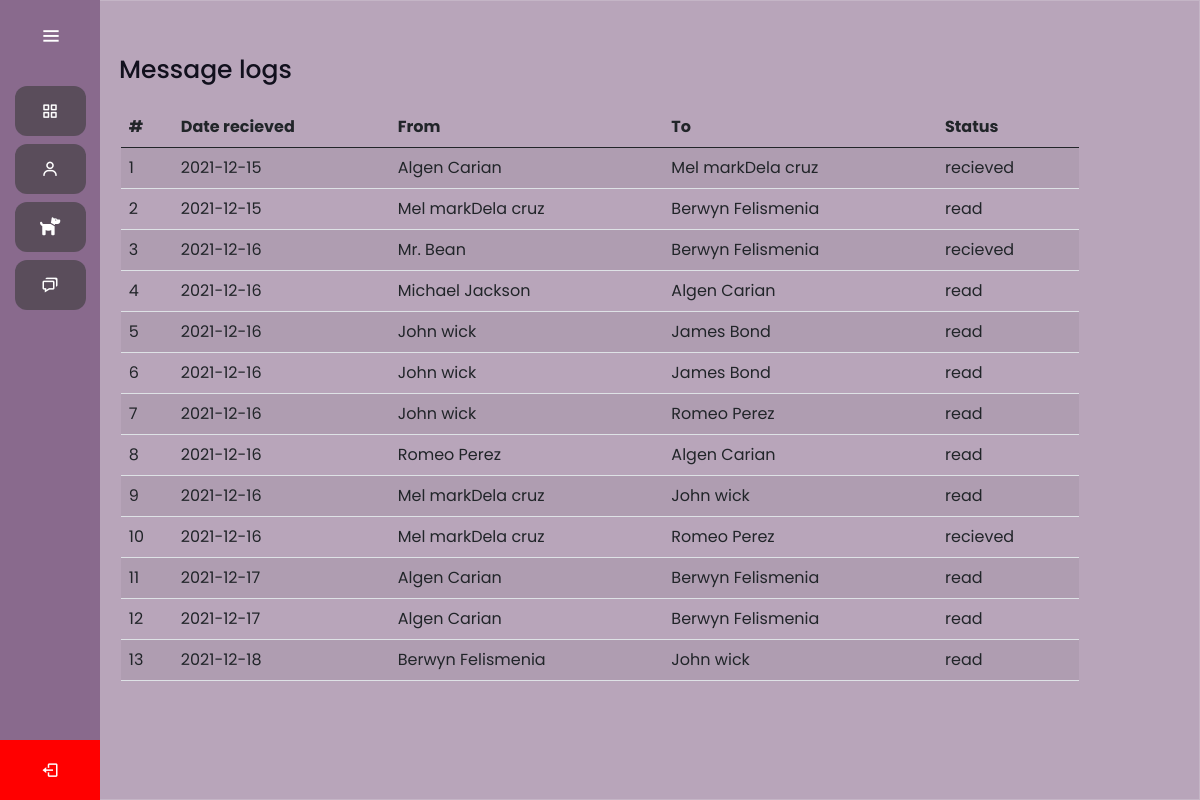
Page /IT-Elective-1/admin/message_logs.php on the committed database.
### tables this page shows
CREATE TABLE `message_table` (
  `mess_id` int(11) NOT NULL,
  `sender` int(11) NOT NULL,
  `receiver` int(11) NOT NULL,
  `content` varchar(100) NOT NULL,
  `message_status` varchar(20) NOT NULL,
  `date_recieve` date NOT NULL
);

CREATE TABLE `user_table` (
  `user_id` int(11) NOT NULL,
  `user_fullname` varchar(30) NOT NULL,
  `user_image` varchar(30) NOT NULL,
  `user_address` varchar(50) NOT NULL,
  `user_email` varchar(30) NOT NULL,
  `user_cn` varchar(30) NOT NULL,
  `password` varchar(30) NOT NULL
);

### IT-Elective-1/admin/message_logs.php (the view, shortened to what this page needs)
<?php
include "API/config.php";
$sql =  "SELECT * FROM message_table INNER JOIN user_table ON message_table.sender = user_table.user_id ORDER BY message_table.date_recieve ASC";
$message_logs = mysqli_query($conn,$sql);
?>
<!DOCTYPE html>
<html lang="en" dir="ltr">
<head>
    <link rel = "stylesheet" href = "style.css">
    <link href="https://cdn.jsdelivr.net/npm/bootstrap@5.0.2/dist/css/bootstrap.min.css" rel="stylesheet">
    <link rel="stylesheet" href="https://cdn.jsdelivr.net/npm/boxicons@latest/css/boxicons.min.css">
</head>
<body id = "boody">
    <div class="sidebar" style = "padding-left: 0;">
        <div class="logo-details">
            <i class='bx bx-menu' id="btn"></i>
        </div>
        <ul class="nav-list" style = "padding-left: 15px;">
          <li>
          <a href="dashboard.php">
              <i class='bx bx-grid-alt'></i>
          </a>
          </li>
          <li>
              <a href="user.php">
                  <i class='bx bx-user' ></i>
              </a>
          </li>
          <li>
              <a href="pet.php">
                  <i class="fas fa-dog"></i>
              </a>
          </li>
          <li>
          <a href="message_logs.php">
              <i class='bx bx-chat' ></i>
          </a>
          </li>
          <a href = "/">
              <li class="profile">
                  <div class = "text_logout">Log-Out</div>
                  <i class='bx bx-log-out' id="log_out" ></i>
              </li>
          </a>
      </ul>
      </div>
      <section class="home-section">
          <div class="text_forums">Message logs</div>
          <br><center>
          <table class="table table-striped" style="width:80%;">
			  <thead lass="thead-dark">
                <tr>
                    <th>#</th>
                    <th>Date recieved</th>
                    <th>From</th>
                    <th>To</th>
                    <th>Status</th>
                </tr>
              </thead>
              <tbody>
                  <?php
                  $count = 0 ;
                  while($row=mysqli_fetch_array($message_logs)){
                    $count += 1;
                    $receiver = $row['receiver'];
                    $sender = $row['sender'];
                  ?>
                <tr>
                    <td><?=$count?></td>
                    <td><?=$row['date_recieve']?></td>
                    <td>
                        <?php
                                $sql2 =  "SELECT * FROM user_table WHERE user_id = $sender ";
                                $to = mysqli_query($conn,$sql2);
                                while($rows=mysqli_fetch_array($to)){
                                    echo $rows['user_fullname'];
                                }
                            ?>
                    </td>
                    <td>
                        <?php
                                $sql2 =  "SELECT * FROM user_table WHERE user_id = $receiver ";
                                $to = mysqli_query($conn,$sql2);
                                while($rows=mysqli_fetch_array($to)){
                                    echo $rows['user_fullname'];
                                }
                            ?>
                    </td>
                    <td><?=$row['message_status']?></td>
                </tr>
                <?php } ?>
              </tbody>
          </table>
      </section>
</body>
</html>

### IT-Elective-1/admin/style.css (style rules this page uses)
* { margin: 0; padding: 0; box-sizing: border-box; font-family: "Poppins" , sans-serif; }
.sidebar { position: fixed; left: 0; top: 0; height: 100%; width: 100px; background: #896a8d; padding: 6px 14px; z-index: 99; transition: all 0.5s ease; }
.sidebar .logo-details { height: 60px; display: flex; align-items: center; position: relative; }
.sidebar .logo-details #btn { position: absolute; top: 50%; right: 0; transform: translateY(-50%); font-size: 22px; transition: all 0.4s ease; font-size: 23px; text-align: center; cursor: pointer; transition: all 0.5s ease; }
.sidebar i { color: #fff; height: 60px; min-width: 70px; font-size: 28px; text-align: center; line-height: 60px; }
.sidebar .nav-list { margin-top: 20px; height: 100%; }
.sidebar li { position: relative; margin: 8px 0; list-style: none; }
.sidebar li a { display: flex; height: 100%; width: 100%; border-radius: 12px; align-items: center; text-decoration: none; transition: all 0.4s ease; background: rgba(59, 59, 59, 0.6); }
.sidebar li i { height: 50px; line-height: 50px; font-size: 18px; border-radius: 12px; }
.sidebar li.profile { position: fixed; height: 60px; width: 100px; left: 0; bottom: -8px; padding: 10px 14px; background: rgba(59, 59, 59, 0.6); transition: all 0.5s ease; overflow: hidden; }
.sidebar li.profile .text_logout { color: #fff; font-size: 17px; font-weight: 600; opacity: 1; transition: all 0.5s ease; text-align: center; padding-top: 5px; }
.sidebar .profile #log_out { position: absolute; top: 50%; right: 0; transform: translateY(-50%); background: #ff0000; width: 100%; height: 60px; line-height: 60px; border-radius: 0px; transition: all 0.5s ease; }
.home-section { position: relative; background: rgba( 137, 106, 141, 0.6 ); box-shadow: 0 8px 32px 0 rgba( 31, 38, 135, 0.37 ); backdrop-filter: blur( 11px ); -webkit-backdrop-filter: blur( 11px ); border: 1px solid rgba( 255, 255, 255, 0.18 ); min-height: 100vh; top: 0; left: 0; width: calc(100%); transition: all 0.5s ease; z-index: 2; }
.home-section .text_forums { display: inline-block; color: #11101d; font-size: 25px; font-weight: 500; margin: 18px; margin-top: 50px; padding-left: 100px; }

### rows in the picture
message_table: date_recieve "2021-12-15", message_status "recieved"
user_table: user_fullname "Algen Carian"
user_table: user_fullname "Mel markDela cruz"
message_table: date_recieve "2021-12-15", message_status "read"
user_table: user_fullname "Berwyn Felismenia"
message_table: date_recieve "2021-12-16", message_status "recieved"
user_table: user_fullname "Mr. Bean"
message_table: date_recieve "2021-12-16", message_status "read"
user_table: user_fullname "Michael Jackson"
message_table: date_recieve "2021-12-16", message_status "read"
user_table: user_fullname "John wick"
user_table: user_fullname "James Bond"
message_table: date_recieve "2021-12-16", message_status "read"
message_table: date_recieve "2021-12-16", message_status "read"
user_table: user_fullname "Romeo Perez"
message_table: date_recieve "2021-12-16", message_status "read"
message_table: date_recieve "2021-12-16", message_status "read"
message_table: date_recieve "2021-12-16", message_status "recieved"
message_table: date_recieve "2021-12-17", message_status "read"
message_table: date_recieve "2021-12-17", message_status "read"
message_table: date_recieve "2021-12-18", message_status "read"
